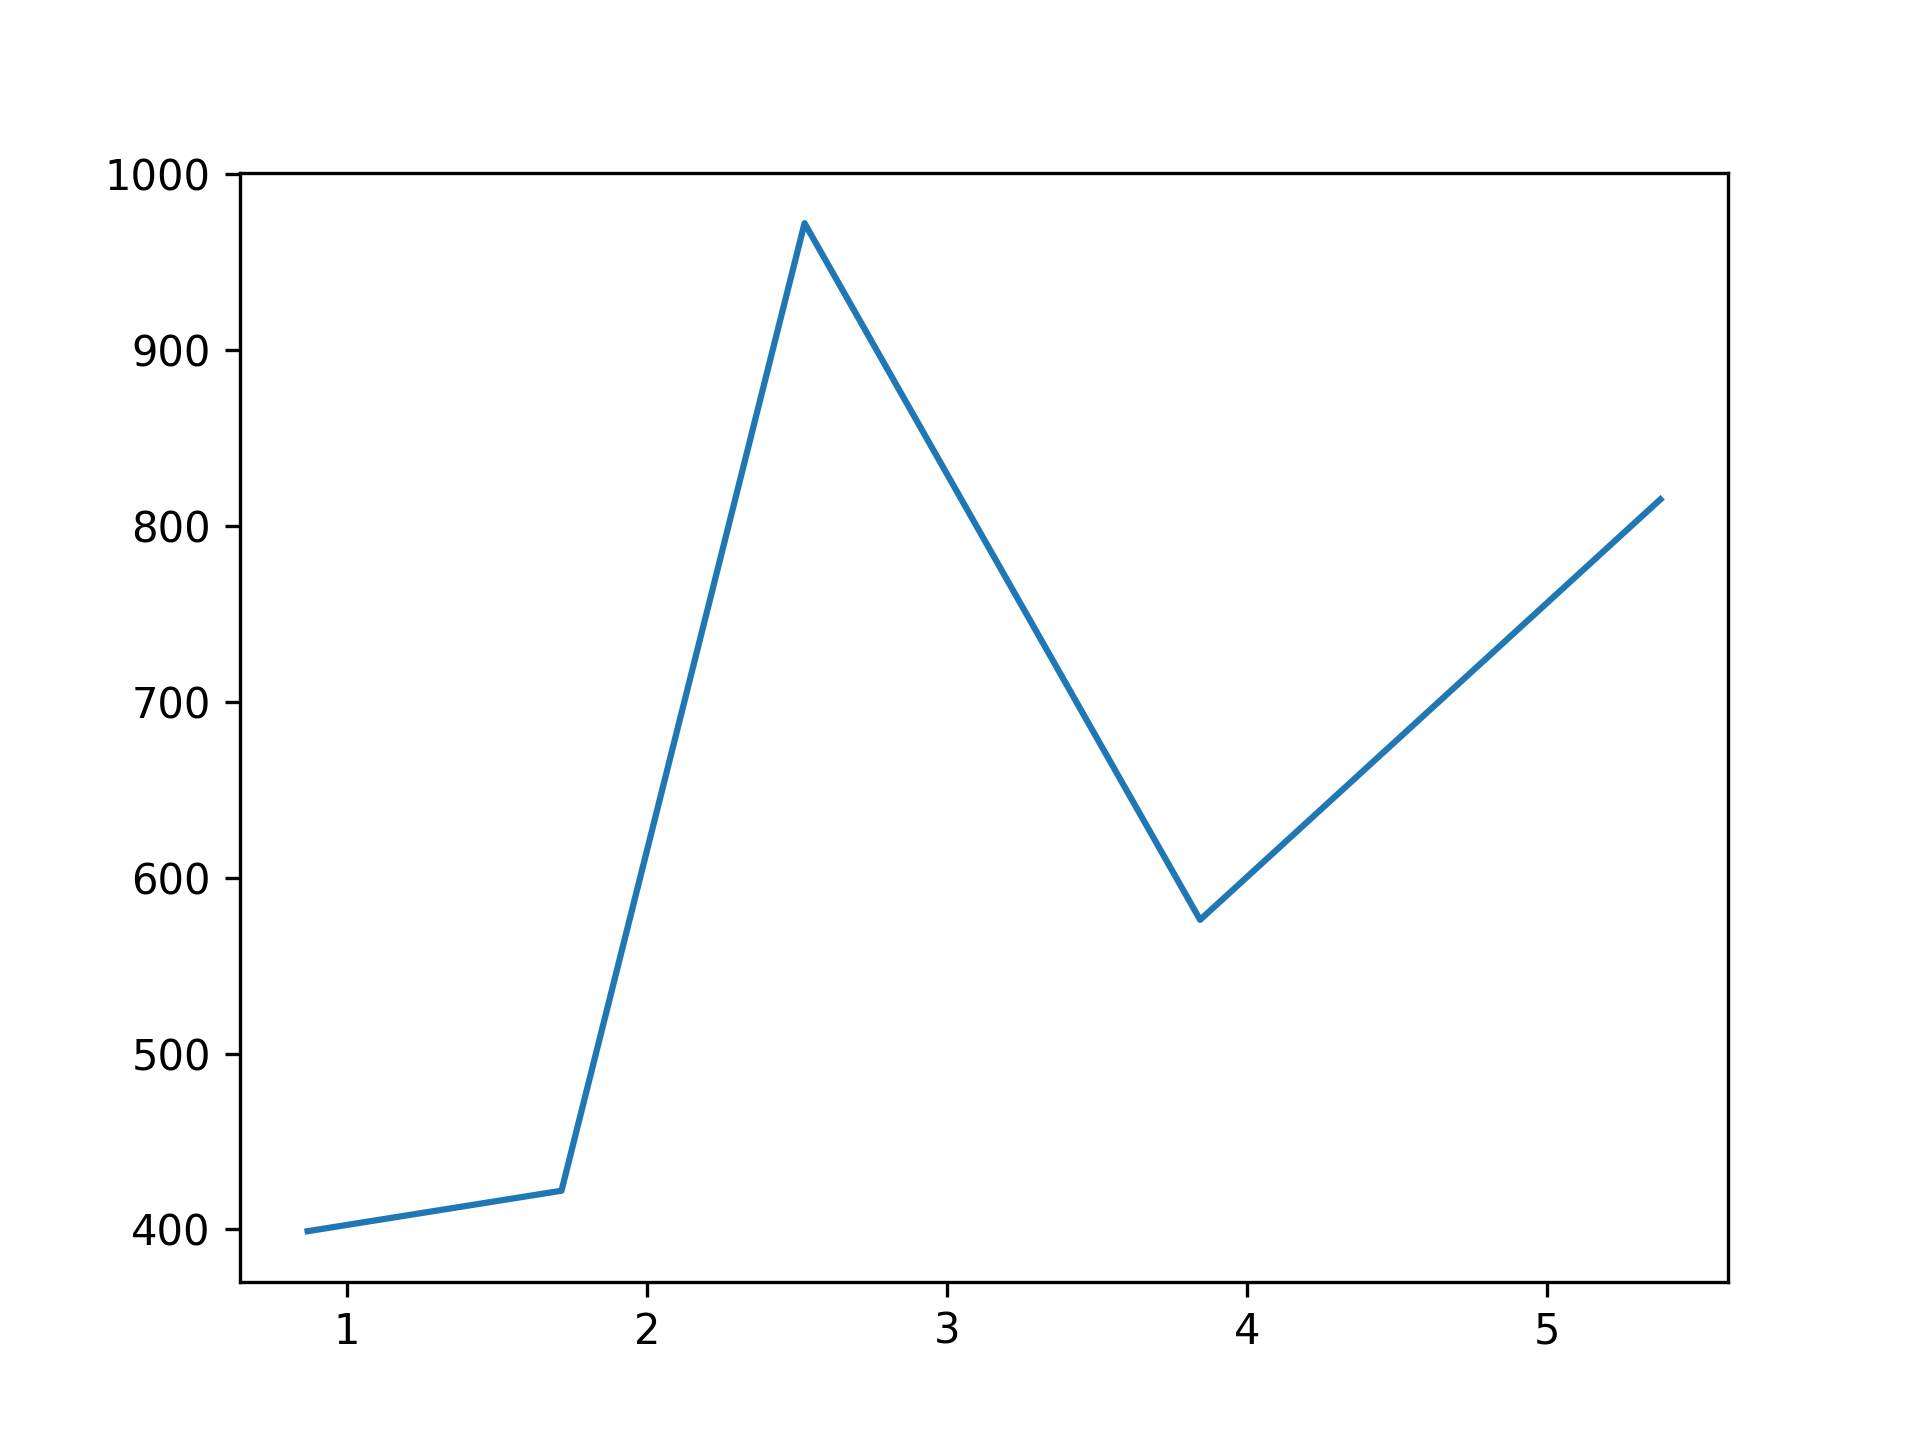

This figure's Python source:
# Importamos el módulo matplotlib y numpy
import numpy as np
import matplotlib.pyplot as plt
import matplotlib

# Leemos datos de un fichero
data = np.loadtxt('Impulsos.txt') 
x = data[:,0]
y = data[:,1]


# Creamos una figura y hacemos nuestro primer plot
plt.figure()
plt.plot(x,y)



plt.savefig('Impulsos.png', dpi=300)